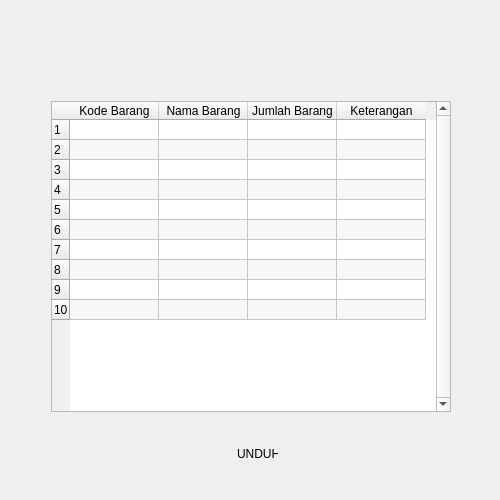
<?xml version="1.0" encoding="UTF-8"?>
<ui version="4.0">
 <class>MainWindow</class>
 <widget class="QMainWindow" name="MainWindow">
  <property name="geometry">
   <rect>
    <x>0</x>
    <y>0</y>
    <width>500</width>
    <height>500</height>
   </rect>
  </property>
  <property name="minimumSize">
   <size>
    <width>500</width>
    <height>500</height>
   </size>
  </property>
  <property name="maximumSize">
   <size>
    <width>500</width>
    <height>500</height>
   </size>
  </property>
  <property name="windowTitle">
   <string>APLIKASI COBAAN</string>
  </property>
  <property name="windowIcon">
   <iconset>
    <normaloff>../../TugasAkhir_Prolan/PageLogin/P_Icon.png</normaloff>../../TugasAkhir_Prolan/PageLogin/P_Icon.png</iconset>
  </property>
  <widget class="QWidget" name="centralwidget">
   <widget class="QWidget" name="widget" native="true">
    <property name="geometry">
     <rect>
      <x>0</x>
      <y>0</y>
      <width>500</width>
      <height>500</height>
     </rect>
    </property>
    <property name="minimumSize">
     <size>
      <width>500</width>
      <height>500</height>
     </size>
    </property>
    <property name="maximumSize">
     <size>
      <width>500</width>
      <height>500</height>
     </size>
    </property>
    <widget class="QLabel" name="Frame">
     <property name="geometry">
      <rect>
       <x>0</x>
       <y>0</y>
       <width>500</width>
       <height>500</height>
      </rect>
     </property>
     <property name="text">
      <string/>
     </property>
     <property name="pixmap">
      <pixmap>../mainApplication/Picture/FrameLihatDataTerjual.jpg</pixmap>
     </property>
     <property name="scaledContents">
      <bool>true</bool>
     </property>
    </widget>
    <widget class="QTableWidget" name="TabelData">
     <property name="geometry">
      <rect>
       <x>51</x>
       <y>101</y>
       <width>400</width>
       <height>311</height>
      </rect>
     </property>
     <property name="verticalScrollBarPolicy">
      <enum>Qt::ScrollBarAlwaysOn</enum>
     </property>
     <property name="horizontalScrollBarPolicy">
      <enum>Qt::ScrollBarAsNeeded</enum>
     </property>
     <property name="editTriggers">
      <set>QAbstractItemView::NoEditTriggers</set>
     </property>
     <property name="alternatingRowColors">
      <bool>true</bool>
     </property>
     <property name="selectionBehavior">
      <enum>QAbstractItemView::SelectRows</enum>
     </property>
     <property name="rowCount">
      <number>10</number>
     </property>
     <attribute name="horizontalHeaderDefaultSectionSize">
      <number>89</number>
     </attribute>
     <attribute name="horizontalHeaderMinimumSectionSize">
      <number>89</number>
     </attribute>
     <attribute name="horizontalHeaderShowSortIndicator" stdset="0">
      <bool>false</bool>
     </attribute>
     <attribute name="verticalHeaderCascadingSectionResizes">
      <bool>true</bool>
     </attribute>
     <attribute name="verticalHeaderDefaultSectionSize">
      <number>20</number>
     </attribute>
     <attribute name="verticalHeaderMinimumSectionSize">
      <number>20</number>
     </attribute>
     <row/>
     <row/>
     <row/>
     <row/>
     <row/>
     <row/>
     <row/>
     <row/>
     <row/>
     <row/>
     <column>
      <property name="text">
       <string>Kode Barang</string>
      </property>
     </column>
     <column>
      <property name="text">
       <string>Nama Barang</string>
      </property>
     </column>
     <column>
      <property name="text">
       <string>Jumlah Barang</string>
      </property>
     </column>
     <column>
      <property name="text">
       <string>Keterangan</string>
      </property>
     </column>
    </widget>
    <widget class="QToolButton" name="buttonUnduh">
     <property name="geometry">
      <rect>
       <x>238</x>
       <y>417</y>
       <width>31</width>
       <height>31</height>
      </rect>
     </property>
     <property name="cursor">
      <cursorShape>PointingHandCursor</cursorShape>
     </property>
     <property name="text">
      <string/>
     </property>
     <property name="icon">
      <iconset>
       <normaloff>../mainApplication/Picture/iconUnduh.png</normaloff>../mainApplication/Picture/iconUnduh.png</iconset>
     </property>
     <property name="iconSize">
      <size>
       <width>100</width>
       <height>100</height>
      </size>
     </property>
     <property name="autoRaise">
      <bool>true</bool>
     </property>
    </widget>
    <widget class="QLabel" name="Teks">
     <property name="geometry">
      <rect>
       <x>237</x>
       <y>446</y>
       <width>41</width>
       <height>16</height>
      </rect>
     </property>
     <property name="text">
      <string>UNDUH</string>
     </property>
    </widget>
   </widget>
  </widget>
 </widget>
 <resources/>
 <connections/>
</ui>
